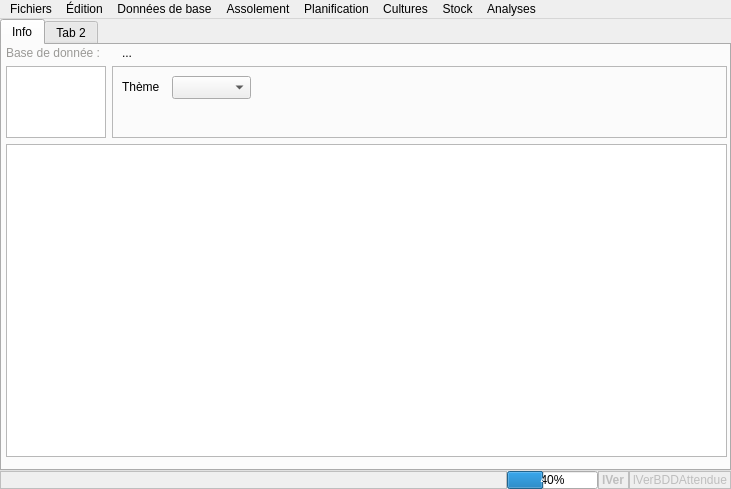
<?xml version="1.0" encoding="UTF-8"?>
<ui version="4.0">
 <class>MainWindow</class>
 <widget class="QMainWindow" name="MainWindow">
  <property name="geometry">
   <rect>
    <x>0</x>
    <y>0</y>
    <width>731</width>
    <height>489</height>
   </rect>
  </property>
  <property name="windowTitle">
   <string>Potaléger</string>
  </property>
  <property name="windowIcon">
   <iconset resource="images/images.qrc">
    <normaloff>:/images/potaleger.svg</normaloff>:/images/potaleger.svg</iconset>
  </property>
  <widget class="QWidget" name="centralwidget">
   <layout class="QVBoxLayout" name="verticalLayout_3">
    <property name="spacing">
     <number>0</number>
    </property>
    <property name="leftMargin">
     <number>0</number>
    </property>
    <property name="topMargin">
     <number>0</number>
    </property>
    <property name="rightMargin">
     <number>0</number>
    </property>
    <property name="bottomMargin">
     <number>0</number>
    </property>
    <item>
     <widget class="QTabWidget" name="tabWidget">
      <property name="enabled">
       <bool>true</bool>
      </property>
      <property name="sizePolicy">
       <sizepolicy hsizetype="Expanding" vsizetype="Expanding">
        <horstretch>0</horstretch>
        <verstretch>0</verstretch>
       </sizepolicy>
      </property>
      <property name="font">
       <font>
        <bold>false</bold>
       </font>
      </property>
      <property name="autoFillBackground">
       <bool>true</bool>
      </property>
      <property name="tabShape">
       <enum>QTabWidget::TabShape::Rounded</enum>
      </property>
      <property name="currentIndex">
       <number>0</number>
      </property>
      <property name="tabsClosable">
       <bool>false</bool>
      </property>
      <property name="movable">
       <bool>true</bool>
      </property>
      <widget class="QWidget" name="Info">
       <property name="sizePolicy">
        <sizepolicy hsizetype="Expanding" vsizetype="Expanding">
         <horstretch>0</horstretch>
         <verstretch>0</verstretch>
        </sizepolicy>
       </property>
       <attribute name="title">
        <string>Info</string>
       </attribute>
       <widget class="QWidget" name="">
        <property name="geometry">
         <rect>
          <x>4</x>
          <y>1</y>
          <width>721</width>
          <height>411</height>
         </rect>
        </property>
        <layout class="QVBoxLayout" name="verticalLayout">
         <item>
          <layout class="QHBoxLayout" name="horizontalLayout_3">
           <item>
            <widget class="QLabel" name="label">
             <property name="sizePolicy">
              <sizepolicy hsizetype="Minimum" vsizetype="Preferred">
               <horstretch>0</horstretch>
               <verstretch>0</verstretch>
              </sizepolicy>
             </property>
             <property name="maximumSize">
              <size>
               <width>110</width>
               <height>16777215</height>
              </size>
             </property>
             <property name="palette">
              <palette>
               <active>
                <colorrole role="WindowText">
                 <brush brushstyle="SolidPattern">
                  <color alpha="255">
                   <red>154</red>
                   <green>153</green>
                   <blue>150</blue>
                  </color>
                 </brush>
                </colorrole>
               </active>
               <inactive>
                <colorrole role="WindowText">
                 <brush brushstyle="SolidPattern">
                  <color alpha="255">
                   <red>154</red>
                   <green>153</green>
                   <blue>150</blue>
                  </color>
                 </brush>
                </colorrole>
               </inactive>
               <disabled/>
              </palette>
             </property>
             <property name="text">
              <string>Base de donnée :</string>
             </property>
             <property name="margin">
              <number>3</number>
             </property>
            </widget>
           </item>
           <item>
            <widget class="QLabel" name="lDB">
             <property name="text">
              <string>...</string>
             </property>
            </widget>
           </item>
          </layout>
         </item>
         <item>
          <layout class="QHBoxLayout" name="horizontalLayout_4">
           <item>
            <widget class="QGraphicsView" name="graphicsView">
             <property name="sizePolicy">
              <sizepolicy hsizetype="Fixed" vsizetype="Fixed">
               <horstretch>0</horstretch>
               <verstretch>0</verstretch>
              </sizepolicy>
             </property>
             <property name="verticalScrollBarPolicy">
              <enum>Qt::ScrollBarPolicy::ScrollBarAsNeeded</enum>
             </property>
             <property name="horizontalScrollBarPolicy">
              <enum>Qt::ScrollBarPolicy::ScrollBarAsNeeded</enum>
             </property>
             <property name="sizeAdjustPolicy">
              <enum>QAbstractScrollArea::SizeAdjustPolicy::AdjustToContents</enum>
             </property>
            </widget>
           </item>
           <item>
            <widget class="QFrame" name="frame_2">
             <property name="minimumSize">
              <size>
               <width>150</width>
               <height>0</height>
              </size>
             </property>
             <property name="frameShape">
              <enum>QFrame::Shape::StyledPanel</enum>
             </property>
             <widget class="QLabel" name="label_2">
              <property name="geometry">
               <rect>
                <x>10</x>
                <y>11</y>
                <width>50</width>
                <height>20</height>
               </rect>
              </property>
              <property name="text">
               <string>Thème</string>
              </property>
             </widget>
             <widget class="QComboBox" name="cbTheme">
              <property name="geometry">
               <rect>
                <x>60</x>
                <y>10</y>
                <width>79</width>
                <height>23</height>
               </rect>
              </property>
             </widget>
            </widget>
           </item>
          </layout>
         </item>
         <item>
          <widget class="QTextEdit" name="pteNotes">
           <property name="sizePolicy">
            <sizepolicy hsizetype="Expanding" vsizetype="Expanding">
             <horstretch>0</horstretch>
             <verstretch>0</verstretch>
            </sizepolicy>
           </property>
           <property name="readOnly">
            <bool>true</bool>
           </property>
          </widget>
         </item>
        </layout>
       </widget>
      </widget>
      <widget class="QWidget" name="wData">
       <property name="enabled">
        <bool>true</bool>
       </property>
       <property name="sizePolicy">
        <sizepolicy hsizetype="Preferred" vsizetype="Minimum">
         <horstretch>0</horstretch>
         <verstretch>0</verstretch>
        </sizepolicy>
       </property>
       <property name="font">
        <font>
         <bold>false</bold>
        </font>
       </property>
       <attribute name="title">
        <string>Tab 2</string>
       </attribute>
       <layout class="QVBoxLayout" name="verticalLayout_2">
        <property name="spacing">
         <number>2</number>
        </property>
        <property name="leftMargin">
         <number>2</number>
        </property>
        <property name="topMargin">
         <number>2</number>
        </property>
        <property name="rightMargin">
         <number>2</number>
        </property>
        <property name="bottomMargin">
         <number>2</number>
        </property>
        <item>
         <widget class="QWidget" name="widget" native="true">
          <property name="sizePolicy">
           <sizepolicy hsizetype="Preferred" vsizetype="Minimum">
            <horstretch>0</horstretch>
            <verstretch>0</verstretch>
           </sizepolicy>
          </property>
          <layout class="QHBoxLayout" name="horizontalLayout_2">
           <property name="leftMargin">
            <number>2</number>
           </property>
           <property name="topMargin">
            <number>0</number>
           </property>
           <property name="rightMargin">
            <number>2</number>
           </property>
           <property name="bottomMargin">
            <number>0</number>
           </property>
           <item>
            <widget class="QToolButton" name="toolButton_2">
             <property name="text">
              <string>...</string>
             </property>
             <property name="shortcut">
              <string>Ctrl+Enter, Ctrl+Return</string>
             </property>
            </widget>
           </item>
           <item>
            <widget class="QSpinBox" name="spinBox"/>
           </item>
           <item>
            <widget class="QLineEdit" name="lineEdit">
             <property name="minimumSize">
              <size>
               <width>100</width>
               <height>0</height>
              </size>
             </property>
            </widget>
           </item>
           <item>
            <widget class="QCheckBox" name="checkBox">
             <property name="sizePolicy">
              <sizepolicy hsizetype="Fixed" vsizetype="Fixed">
               <horstretch>0</horstretch>
               <verstretch>0</verstretch>
              </sizepolicy>
             </property>
             <property name="minimumSize">
              <size>
               <width>150</width>
               <height>0</height>
              </size>
             </property>
             <property name="layoutDirection">
              <enum>Qt::LayoutDirection::RightToLeft</enum>
             </property>
             <property name="text">
              <string>test</string>
             </property>
            </widget>
           </item>
           <item>
            <widget class="QComboBox" name="comboBox"/>
           </item>
          </layout>
         </widget>
        </item>
        <item>
         <widget class="QTableView" name="tableView">
          <property name="sizePolicy">
           <sizepolicy hsizetype="Expanding" vsizetype="Expanding">
            <horstretch>0</horstretch>
            <verstretch>0</verstretch>
           </sizepolicy>
          </property>
         </widget>
        </item>
       </layout>
      </widget>
     </widget>
    </item>
    <item>
     <layout class="QHBoxLayout" name="horizontalLayout">
      <item>
       <widget class="QLabel" name="lDBErr">
        <property name="enabled">
         <bool>false</bool>
        </property>
        <property name="font">
         <font>
          <bold>true</bold>
         </font>
        </property>
        <property name="frameShape">
         <enum>QFrame::Shape::Box</enum>
        </property>
        <property name="wordWrap">
         <bool>true</bool>
        </property>
        <property name="margin">
         <number>2</number>
        </property>
       </widget>
      </item>
      <item>
       <widget class="QProgressBar" name="progressBar">
        <property name="sizePolicy">
         <sizepolicy hsizetype="Fixed" vsizetype="Preferred">
          <horstretch>0</horstretch>
          <verstretch>0</verstretch>
         </sizepolicy>
        </property>
        <property name="maximumSize">
         <size>
          <width>16777215</width>
          <height>18</height>
         </size>
        </property>
        <property name="value">
         <number>40</number>
        </property>
       </widget>
      </item>
      <item>
       <widget class="QLabel" name="lVer">
        <property name="enabled">
         <bool>false</bool>
        </property>
        <property name="sizePolicy">
         <sizepolicy hsizetype="Fixed" vsizetype="Preferred">
          <horstretch>0</horstretch>
          <verstretch>0</verstretch>
         </sizepolicy>
        </property>
        <property name="font">
         <font>
          <bold>true</bold>
         </font>
        </property>
        <property name="frameShape">
         <enum>QFrame::Shape::Box</enum>
        </property>
        <property name="text">
         <string>lVer</string>
        </property>
        <property name="margin">
         <number>2</number>
        </property>
       </widget>
      </item>
      <item>
       <widget class="QLabel" name="lVerBDDAttendue">
        <property name="enabled">
         <bool>false</bool>
        </property>
        <property name="sizePolicy">
         <sizepolicy hsizetype="Fixed" vsizetype="Preferred">
          <horstretch>0</horstretch>
          <verstretch>0</verstretch>
         </sizepolicy>
        </property>
        <property name="frameShape">
         <enum>QFrame::Shape::Box</enum>
        </property>
        <property name="text">
         <string>lVerBDDAttendue</string>
        </property>
        <property name="margin">
         <number>2</number>
        </property>
       </widget>
      </item>
     </layout>
    </item>
   </layout>
  </widget>
  <widget class="QMenuBar" name="menubar">
   <property name="geometry">
    <rect>
     <x>0</x>
     <y>0</y>
     <width>731</width>
     <height>20</height>
    </rect>
   </property>
   <widget class="QMenu" name="mFichiers">
    <property name="title">
     <string>Fichiers</string>
    </property>
    <addaction name="mSelecDB"/>
    <addaction name="mCopyBDD"/>
    <addaction name="mUpdateSchema"/>
    <addaction name="mCreerBDD"/>
    <addaction name="mCreerBDDVide"/>
    <addaction name="mAPropos"/>
   </widget>
   <widget class="QMenu" name="mBaseData">
    <property name="title">
     <string>Données de base</string>
    </property>
    <addaction name="mFamilles"/>
    <addaction name="mEspeces"/>
    <addaction name="mVarietes"/>
    <addaction name="mApports"/>
    <addaction name="mFournisseurs"/>
    <addaction name="mTypes_de_planche"/>
    <addaction name="mITP"/>
    <addaction name="mITPTempo"/>
   </widget>
   <widget class="QMenu" name="mAssolement">
    <property name="title">
     <string>Assolement</string>
    </property>
    <addaction name="mRotations"/>
    <addaction name="mDetailsRotations"/>
    <addaction name="mRotationManquants"/>
    <addaction name="mPlanches"/>
    <addaction name="mSuccessionParPlanche"/>
    <addaction name="mIlots"/>
   </widget>
   <widget class="QMenu" name="mPlanif">
    <property name="title">
     <string>Planification</string>
    </property>
    <addaction name="mCulturesParplante"/>
    <addaction name="mCulturesParIlots"/>
    <addaction name="mCulturesParPlanche"/>
    <addaction name="mCreerCultures"/>
    <addaction name="mSemences"/>
   </widget>
   <widget class="QMenu" name="mCultures">
    <property name="title">
     <string>Cultures</string>
    </property>
    <addaction name="mCuNonTer"/>
    <addaction name="separator"/>
    <addaction name="mCuSemisAFaire"/>
    <addaction name="mCuPlantationsAFaire"/>
    <addaction name="mCuRecoltesAFaire"/>
    <addaction name="mCuSaisieRecoltes"/>
    <addaction name="mCuATerminer"/>
    <addaction name="separator"/>
    <addaction name="mCuToutes"/>
   </widget>
   <widget class="QMenu" name="mAnalyses">
    <property name="title">
     <string>Analyses</string>
    </property>
    <addaction name="mAnaITP"/>
    <addaction name="mAnaCultures"/>
    <addaction name="mIncDatesCultures"/>
   </widget>
   <widget class="QMenu" name="mEdition">
    <property name="title">
     <string>Édition</string>
    </property>
    <addaction name="mFermerOnglet"/>
    <addaction name="mFermerOnglets"/>
    <addaction name="mLargeurs"/>
    <addaction name="mFilterFind"/>
    <addaction name="mEditNotes"/>
    <addaction name="mParam"/>
    <addaction name="mImporter"/>
    <addaction name="mExporter"/>
   </widget>
   <widget class="QMenu" name="mStock">
    <property name="title">
     <string>Stock</string>
    </property>
    <addaction name="mDestinations"/>
    <addaction name="mEsSaisieSorties"/>
    <addaction name="mInventaire"/>
   </widget>
   <addaction name="mFichiers"/>
   <addaction name="mEdition"/>
   <addaction name="mBaseData"/>
   <addaction name="mAssolement"/>
   <addaction name="mPlanif"/>
   <addaction name="mCultures"/>
   <addaction name="mStock"/>
   <addaction name="mAnalyses"/>
  </widget>
  <action name="mSelecDB">
   <property name="icon">
    <iconset theme="QIcon::ThemeIcon::FolderOpen"/>
   </property>
   <property name="text">
    <string>Sélectionner une base de données</string>
   </property>
  </action>
  <action name="mFamilles">
   <property name="enabled">
    <bool>false</bool>
   </property>
   <property name="text">
    <string>Familles botaniques</string>
   </property>
  </action>
  <action name="mEspeces">
   <property name="enabled">
    <bool>false</bool>
   </property>
   <property name="text">
    <string>Espèces</string>
   </property>
  </action>
  <action name="mFournisseurs">
   <property name="enabled">
    <bool>false</bool>
   </property>
   <property name="text">
    <string>Fournisseurs</string>
   </property>
  </action>
  <action name="mApports">
   <property name="enabled">
    <bool>false</bool>
   </property>
   <property name="text">
    <string>Apports</string>
   </property>
  </action>
  <action name="mPlanches">
   <property name="enabled">
    <bool>false</bool>
   </property>
   <property name="text">
    <string>Planches</string>
   </property>
  </action>
  <action name="mITP">
   <property name="enabled">
    <bool>false</bool>
   </property>
   <property name="text">
    <string>Itinéraires techniques (table)</string>
   </property>
   <property name="visible">
    <bool>false</bool>
   </property>
  </action>
  <action name="mRotations">
   <property name="enabled">
    <bool>false</bool>
   </property>
   <property name="text">
    <string>Rotations</string>
   </property>
  </action>
  <action name="mDetailsRotations">
   <property name="enabled">
    <bool>false</bool>
   </property>
   <property name="text">
    <string>Détails des rotations</string>
   </property>
  </action>
  <action name="mParam">
   <property name="checked">
    <bool>false</bool>
   </property>
   <property name="enabled">
    <bool>false</bool>
   </property>
   <property name="icon">
    <iconset theme="emblem-system"/>
   </property>
   <property name="text">
    <string>Paramètres</string>
   </property>
  </action>
  <action name="mIlots">
   <property name="enabled">
    <bool>false</bool>
   </property>
   <property name="text">
    <string>Ilots</string>
   </property>
  </action>
  <action name="mCulturesParIlots">
   <property name="enabled">
    <bool>false</bool>
   </property>
   <property name="text">
    <string>Cultures prévues par ilots</string>
   </property>
  </action>
  <action name="mCulturesParplante">
   <property name="enabled">
    <bool>false</bool>
   </property>
   <property name="text">
    <string>Cultures prévues par plante</string>
   </property>
  </action>
  <action name="mCulturesParPlanche">
   <property name="enabled">
    <bool>false</bool>
   </property>
   <property name="text">
    <string>Cultures prévues par planche</string>
   </property>
  </action>
  <action name="mCreerCultures">
   <property name="enabled">
    <bool>false</bool>
   </property>
   <property name="icon">
    <iconset theme="system-run"/>
   </property>
   <property name="text">
    <string>Créer les cultures</string>
   </property>
  </action>
  <action name="mSuccessionParPlanche">
   <property name="enabled">
    <bool>false</bool>
   </property>
   <property name="text">
    <string>Successions de cultures par planche</string>
   </property>
  </action>
  <action name="mSemences">
   <property name="enabled">
    <bool>false</bool>
   </property>
   <property name="text">
    <string>Semences</string>
   </property>
   <property name="toolTip">
    <string>Inventaire et commandes des semences</string>
   </property>
  </action>
  <action name="mVarietes">
   <property name="enabled">
    <bool>false</bool>
   </property>
   <property name="text">
    <string>Variétés</string>
   </property>
  </action>
  <action name="mCuSemisAFaire">
   <property name="enabled">
    <bool>false</bool>
   </property>
   <property name="text">
    <string>Semis à faire</string>
   </property>
  </action>
  <action name="mCuPlantationsAFaire">
   <property name="enabled">
    <bool>false</bool>
   </property>
   <property name="text">
    <string>Plantations à faire</string>
   </property>
  </action>
  <action name="mCuRecoltesAFaire">
   <property name="enabled">
    <bool>false</bool>
   </property>
   <property name="text">
    <string>Récoltes à faire</string>
   </property>
  </action>
  <action name="mCuSaisieRecoltes">
   <property name="enabled">
    <bool>false</bool>
   </property>
   <property name="text">
    <string>Saisie des récoltes</string>
   </property>
  </action>
  <action name="mCuATerminer">
   <property name="enabled">
    <bool>false</bool>
   </property>
   <property name="text">
    <string>A terminer</string>
   </property>
  </action>
  <action name="mCuToutes">
   <property name="enabled">
    <bool>false</bool>
   </property>
   <property name="text">
    <string>Toutes les cultures</string>
   </property>
  </action>
  <action name="mAnaITP">
   <property name="enabled">
    <bool>false</bool>
   </property>
   <property name="text">
    <string>Itinéraires techniques</string>
   </property>
  </action>
  <action name="mAnaCultures">
   <property name="enabled">
    <bool>false</bool>
   </property>
   <property name="text">
    <string>Cultures</string>
   </property>
  </action>
  <action name="mCuNonTer">
   <property name="enabled">
    <bool>false</bool>
   </property>
   <property name="text">
    <string>Toutes les cultures non terminées</string>
   </property>
  </action>
  <action name="mFermerOnglet">
   <property name="enabled">
    <bool>false</bool>
   </property>
   <property name="icon">
    <iconset theme="QIcon::ThemeIcon::MailReplySender"/>
   </property>
   <property name="text">
    <string>Fermer l'onglet courant</string>
   </property>
   <property name="shortcut">
    <string>Ctrl+W</string>
   </property>
  </action>
  <action name="mFermerOnglets">
   <property name="enabled">
    <bool>false</bool>
   </property>
   <property name="icon">
    <iconset theme="QIcon::ThemeIcon::MailReplyAll"/>
   </property>
   <property name="text">
    <string>Fermer tous les onglets</string>
   </property>
   <property name="shortcut">
    <string>Ctrl+Shift+W</string>
   </property>
  </action>
  <action name="mCreerBDD">
   <property name="icon">
    <iconset theme="QIcon::ThemeIcon::DocumentNew"/>
   </property>
   <property name="text">
    <string>Créer une BDD avec les données de base </string>
   </property>
  </action>
  <action name="mCreerBDDVide">
   <property name="icon">
    <iconset theme="QIcon::ThemeIcon::DocumentNew"/>
   </property>
   <property name="text">
    <string>Créer une BDD vide</string>
   </property>
  </action>
  <action name="mCopyBDD">
   <property name="enabled">
    <bool>false</bool>
   </property>
   <property name="icon">
    <iconset theme="QIcon::ThemeIcon::EditCopy"/>
   </property>
   <property name="text">
    <string>Faire une copie de  la BDD</string>
   </property>
  </action>
  <action name="mTypes_de_planche">
   <property name="enabled">
    <bool>false</bool>
   </property>
   <property name="text">
    <string>Types de planche</string>
   </property>
  </action>
  <action name="mITRotationsIlots">
   <property name="enabled">
    <bool>false</bool>
   </property>
   <property name="text">
    <string>Cultures prévues dans les rotations, par ilots</string>
   </property>
  </action>
  <action name="mITRotations">
   <property name="enabled">
    <bool>false</bool>
   </property>
   <property name="text">
    <string>Cultures prévues dans les rotations</string>
   </property>
  </action>
  <action name="mITRotationsManq">
   <property name="enabled">
    <bool>false</bool>
   </property>
   <property name="text">
    <string>Cultures manquantes dans les rotations</string>
   </property>
  </action>
  <action name="mRotationManquants">
   <property name="enabled">
    <bool>false</bool>
   </property>
   <property name="text">
    <string>Espèces manquantes dans les rotations</string>
   </property>
  </action>
  <action name="mITPTempo">
   <property name="enabled">
    <bool>false</bool>
   </property>
   <property name="text">
    <string>Itinéraires techniques</string>
   </property>
  </action>
  <action name="mLargeurs">
   <property name="enabled">
    <bool>false</bool>
   </property>
   <property name="icon">
    <iconset theme="object-flip-horizontal"/>
   </property>
   <property name="text">
    <string>Largeurs de colonnes par défaut pour l'onglet courant</string>
   </property>
   <property name="shortcut">
    <string>Ctrl+L</string>
   </property>
  </action>
  <action name="mEditNotes">
   <property name="checkable">
    <bool>true</bool>
   </property>
   <property name="text">
    <string>Editer les notes</string>
   </property>
   <property name="shortcut">
    <string>Ctrl+N</string>
   </property>
  </action>
  <action name="mAPropos">
   <property name="icon">
    <iconset theme="QIcon::ThemeIcon::HelpAbout"/>
   </property>
   <property name="text">
    <string>A propos...</string>
   </property>
  </action>
  <action name="mFilterFind">
   <property name="checkable">
    <bool>true</bool>
   </property>
   <property name="enabled">
    <bool>false</bool>
   </property>
   <property name="text">
    <string>Filtrer rechercher</string>
   </property>
   <property name="shortcut">
    <string>Ctrl+F</string>
   </property>
   <property name="visible">
    <bool>false</bool>
   </property>
  </action>
  <action name="mUpdateSchema">
   <property name="enabled">
    <bool>false</bool>
   </property>
   <property name="icon">
    <iconset theme="system-reboot"/>
   </property>
   <property name="text">
    <string>Mettre à jour le schéma de BDD</string>
   </property>
  </action>
  <action name="mImporter">
   <property name="text">
    <string>Importer des données</string>
   </property>
  </action>
  <action name="mExporter">
   <property name="text">
    <string>Exporter les données</string>
   </property>
  </action>
  <action name="mIncDatesCultures">
   <property name="enabled">
    <bool>false</bool>
   </property>
   <property name="text">
    <string>Incohérences dates cultures</string>
   </property>
  </action>
  <action name="mDestinations">
   <property name="enabled">
    <bool>false</bool>
   </property>
   <property name="text">
    <string>Destinations</string>
   </property>
  </action>
  <action name="mEsSaisieSorties">
   <property name="enabled">
    <bool>false</bool>
   </property>
   <property name="text">
    <string>Saisie des sorties</string>
   </property>
  </action>
  <action name="mInventaire">
   <property name="enabled">
    <bool>false</bool>
   </property>
   <property name="text">
    <string>Inventaire</string>
   </property>
  </action>
  <action name="mAnaDestinations">
   <property name="enabled">
    <bool>false</bool>
   </property>
   <property name="text">
    <string>Destinations</string>
   </property>
  </action>
 </widget>
 <resources>
  <include location="images/images.qrc"/>
 </resources>
 <connections/>
</ui>
